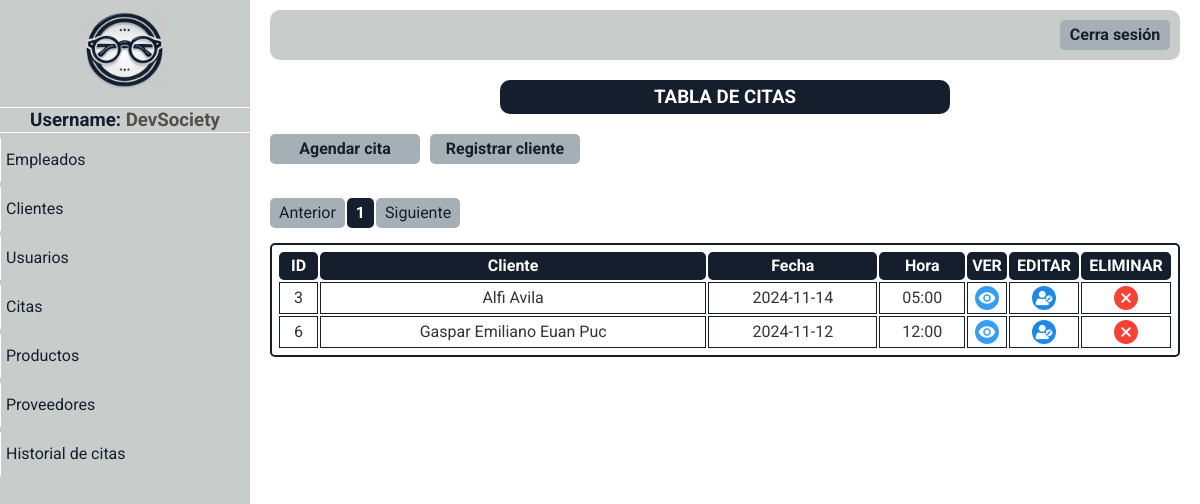
The app's page /paginas/mostrar_citas.php (signed in) with its own data.
### tables this page shows
CREATE TABLE `empleados` (
  `id_empleado` int(10) NOT NULL,
  `nombres` varchar(100) DEFAULT NULL,
  `apellidos` varchar(100) DEFAULT NULL,
  `correo` varchar(100) DEFAULT NULL,
  `telefono` varchar(15) DEFAULT NULL,
  `direccion` varchar(255) DEFAULT NULL,
  `rol` varchar(50) DEFAULT NULL,
  `fecha_contratacion` date DEFAULT NULL,
  `usuario` varchar(50) DEFAULT NULL,
  `contrasena` varchar(255) DEFAULT NULL,
  `libre` varchar(100) DEFAULT NULL
);

CREATE TABLE `citas` (
  `id_cita` int(11) NOT NULL,
  `fecha` date NOT NULL,
  `hora` varchar(100) NOT NULL,
  `nombre_cliente` varchar(100) NOT NULL,
  `motivo` varchar(255) NOT NULL
);

### paginas/mostrar_citas.php (the view, shortened to what this page needs)
<!DOCTYPE html>
<html lang="en">
<head>
</head>
<body>
    <?php include "menu_panel.php" ?>
    <div class="usuarios-content main-content">
        <div class="titulo">
            <h3>TABLA DE CITAS</h3>
        </div>
        <div class="opciones-btn">
            <div class="btn-nuevo-cliente btn">
                <a href="./registrar_cita.php">Agendar cita</a>
            </div>
            <div class="btn-nuevo-cliente btn">
                <a href="./registrar_cliente.php">Registrar cliente</a>
            </div>
        </div><br>
        <nav class="pagination">
            <ul class="pagination-list">
                <li class="pag-item ">
                    <a href="#">Anterior</a>
                </li>
                <li class="pag-item <?php echo ($pagina == $i) ? 'active' : ''; ?>">
                    <a href="">
                        1
                    </a>
                </li>
                <li class="pag-item">
                    <a href="">Siguiente</a>
                </li>
            </ul>
        </nav>
        <table>
            <tr>
                <th>ID</th>
                <th>Cliente</th>
                <th>Fecha</th>
                <th>Hora</th>
                <th>VER</th>
                <th>EDITAR</th>
                <th>ELIMINAR</th>
            </tr>
            <?php
                require "../php/conexion.php";
                $todos_datos = "SELECT * FROM citas ORDER BY id_cita ASC";
                $resultado = mysqli_query($conectar, $todos_datos);
                while ($fila = mysqli_fetch_assoc($resultado)) {
                ?>
                    <tr>
                        <td><?php echo $fila['id_cita']; ?></td>
                        <td><?php echo $fila['nombre_cliente']; ?></td>
                        <td><?php echo $fila['fecha']; ?></td>
                        <td><?php echo $fila['hora']; ?></td>
                        <td class="btn-ver"> <a href="../paginas/ver_cita.php?id=<?php echo $fila['id_cita'];?>"><img src="../imagenes/ojo.png" alt=""></a></td>
              <td class="btn-editar"> <a href="../paginas/editar_cita.php?id=<?php echo $fila['id_cita'];?>"><img src="../imagenes/edit.png" alt=""></a></td>
              <td class="btn-eliminar"><a href="#" onclick="validar('../php/delete_cita.php?id=<?php echo $fila['id_cita']; ?>')"> <img src="../imagenes/borrar.png" alt=""> </a>
            </tr>
            <?php
                }
                ?>
        </table>
    </div>
</body>
</html>

### paginas/menu_panel.php (shortened to what this page needs)
<?php
require '../php/conexion.php';
$query_empleado = "SELECT rol, usuario FROM empleados WHERE id_empleado = ? LIMIT 1";
$consulta_empleado = $conectar->prepare($query_empleado);
$consulta_empleado->bind_param("s", $_SESSION['id']);
$consulta_empleado->execute();
$resultado_empleado = $consulta_empleado->get_result();
$info_empleado = $resultado_empleado->fetch_assoc();
if($resultado_empleado->num_rows > 0){
    if ($_SESSION['rol'] == 'Administrador') {
        $options = '
        <a href="./mostrar_empleados.php">Empleados</a>
        <a href="./mostrar_clientes.php">Clientes</a>
        <a href="./mostrar_usuarios.php">Usuarios</a>
        <a href="./mostrar_citas.php">Citas</a>
        <a href="./mostrar_productos.php">Productos</a>
        <a href="./mostrar_proveedores.php">Proveedores</a>
        <a href="#">Historial de citas</a>
    ';
} else if ($_SESSION['rol'] == 'Empleado') {
    $options = '
        <a href="#">Citas</a>
        <a href="./mostrar_clientes.php">Clientes</a>
        <a href="./mostrar_productos.php">Productos</a>
        <a href="./mostrar_proveedores.php">Proveedores</a>
        <a href="#">Historial de citas</a>
        ';
    }
}else{
    require "../php/salir.php";
}
?>
<!DOCTYPE html>
<html lang="en">
<head>
    <link rel="stylesheet" href="../css/normalize.css">
    <link rel="stylesheet" href="../css/style.css" />
</head>
<body>
    <div class="container-menu-lateral">
        <div class="sidebar">
            <div class="sidebar-logo">
                <a href="./dashboard.php"><img src="../imagenes/logo.png" alt=""></a>
            </div>
            <hr>
            <h3>Username: <span><?php echo $info_empleado['usuario'] ?></span></h3>
            <hr>
            <div class="btn-sidebar">
                <?php echo $options?>
            </div>
        </div>
    </div>
    <div class="main-content">
        <header class="header">
            <div class="btn-cerrar-sesion btn"><a href="../php/salir.php">Cerra sesión</a></div>
        </header>
    </div>
</body>
</html>

### css/style.css (style rules this page uses)
:root { --color0: #ffffff; --color1: #c8ccca; --color2: #151e2d; --color3: #a7afb6; --color4: #53504a; }
* { box-sizing: border-box; margin: 0; padding: 0; }
*, *::before, *::after { box-sizing: inherit; }
html { font-size: 62.5%; box-sizing: border-box; }
body { font-family: "Roboto"; font-size: 16px; line-height: 24px; color: #333; height: 100vh; }
.main-content { flex-grow: 1; padding: 10px 20px; margin-left: 250px; }
.btn { display: flex; cursor: pointer; width: 110px; height: 30px; background-color: var(--color3); justify-content: center; align-items: center; border-radius: 5px; font-weight: bold; }
.btn a { display: flex; color: var(--color2); text-decoration: none; height: 100%; width: 100%; justify-content: center; transition: 0.4s ease-out; align-items: center; }
.opciones-btn { display: flex; gap: 10px; margin-top: 20px; }
.container-menu-lateral { display: flex; height: 100%; position: fixed; }
.sidebar { text-align: center; width: 250px; background-color: var(--color1); color: var(--color0); }
.sidebar h3 { color: var(--color2); }
.sidebar hr { max-width: 250px; background-color: var(--color0); height: 1px; border: none; }
.btn-sidebar a { text-align: start; display: flex; align-items: center; color: var(--color2); text-decoration: none; padding: 10px 5px; margin: 5px 0; width: 100%; border-left: var(--color0) solid 0.5px; transition: font-size 0.2s ease-out; }
.sidebar-logo img { width: 100px; }
.header { display: flex; align-items: center; justify-content: end; background-color: var(--color1); height: 50px; border-radius: 10px; padding: 10px; }
.titulo { width: 450px; text-align: center; margin: auto; background-color: var(--color2); padding: 5px; color: var(--color0); border-radius: 10px; margin-bottom: 5px; }
table { border: var(--color2) solid 2px; margin: auto; margin-top: 15px; padding: 5px; width: 100%; border-radius: 5px; }
th { background-color: var(--color2); border: 2px var(--color2) solid; color: var(--color0); border-radius: 5px; }
td { text-align: center; border: var(--color2) solid 1px; }
td a { display: flex; justify-content: center; align-items: center; padding: 3px 0; }
.btn-editar img { border-radius: 100%; }
.btn-eliminar { width: 90px; transition: 0.3s ease-out; }
.btn-editar { width: 70px; transition: 0.3s ease-out; }
.btn-ver { width: 40px; transition: 0.3s ease-out; }
.btn-nuevo-cliente { width: 150px; }
span { color: var(--color4); }
.pagination { display: flex; margin: 10px 0; }
.pagination-list { list-style: none; display: flex; gap: 2px; padding: 0; }
.pag-item { border-radius: 5px; overflow: hidden; }
.pag-item a { display: block; width: 100%; height: 100%; padding: 3px 9px; font-size: 16px; color: var(--color2); background-color: var(--color3); text-align: center; text-decoration: none; transition: background-color 0.3s, color 0.3s; }
.pag-item.active a { background-color: var(--color2); color: var(--color0); font-weight: bold; cursor: default; }

### records on screen
empleados: usuario "DevSociety"
citas: id_cita "3", nombre_cliente "Alfi Avila", fecha "2024-11-14", hora "05:00"
citas: id_cita "6", nombre_cliente "Gaspar Emiliano Euan Puc", fecha "2024-11-12", hora "12:00"
